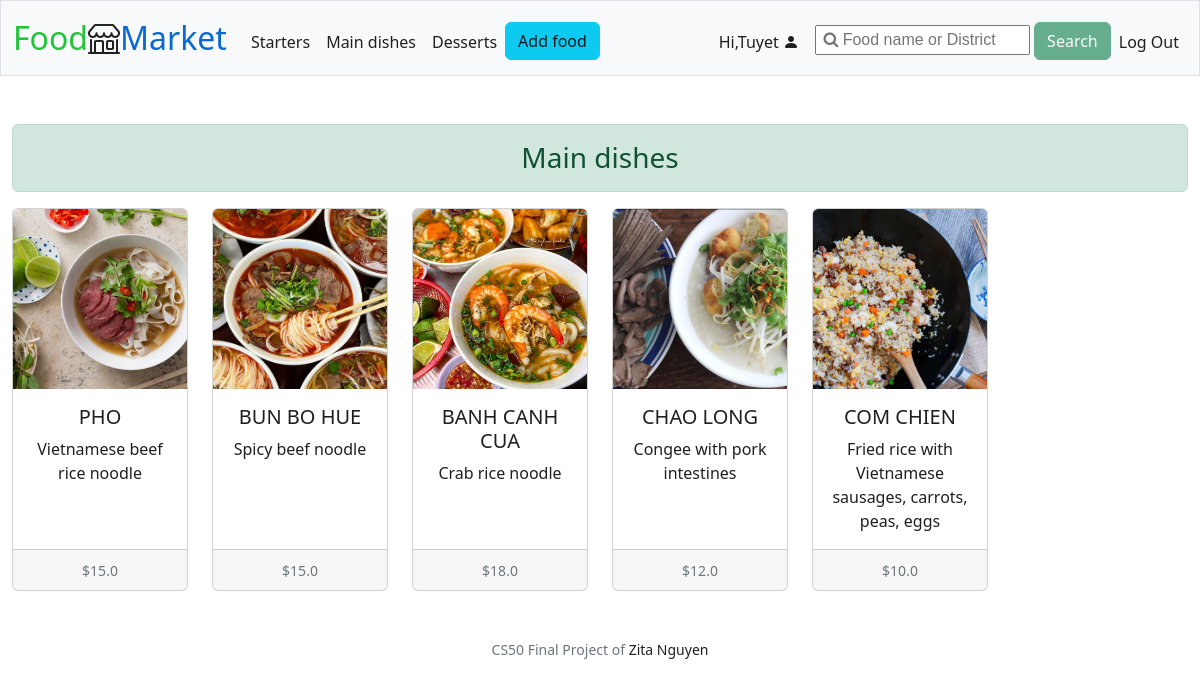
The app's page /main_dishes (signed in) with its own data.
### tables this page shows
CREATE TABLE food (
id INTEGER PRIMARY KEY AUTOINCREMENT, 
category TEXT NOT NULL,
name TEXT NOT NULL,
photo BLOB NOT NULL,
description TEXT NOT NULL,
price REAL NOT NULL,
date DATETIME NOT NULL,
user_id INTEGER NOT NULL,
FOREIGN KEY (user_id) REFERENCES users (id)
);

### app.py (the view)
@app.route("/main_dishes", methods=["GET"])
@login_required
def main_dishes():
    main_dishes = query_get_main_dishes()
    return render_template("main_dishes.html", main_dishes=main_dishes)

### app.py (called while the page is built)
@app.after_request
def after_request(response):
    response.headers["Cache-Control"] = "no-cache, no-store, must-revalidate"
    response.headers["Expires"] = 0
    response.headers["Pragma"] = "no-cache"
    return response

### helpers.py (called while the page is built)
def login_required(f):
    @wraps(f)
    def decorated_function(*args, **kwargs):
        if session.get("user_id") is None:
            return redirect("/login")
        return f(*args, **kwargs)
    return decorated_function

### queries.py (called while the page is built)
def query_get_main_dishes():
    conn = sqlite3.connect("market.db")
    c = conn.cursor()
    c.execute("SELECT * FROM food WHERE category='Main dish' ")
    main_dishes = c.fetchall()
    conn.close()
    return main_dishes

### templates/main_dishes.html (shortened to what this page needs)
{% extends "layout.html" %}
{% block main %}
<div class="alert alert-success text-center h3" role="alert">
  Main dishes
</div>
<div class="row row-cols-1 row-cols-lg-6 row-cols-md-3 g-4 text-center">
  {% if not main_dishes %}
    <div class="col">
      <div class="card h-100">
        <img class="card-img-top" src="{{url_for('static', filename='photos/no_food.jpeg')}}" alt="No product">
        <div class="card-body">
          <p class="card-text">No main dish.</p>
        </div>
      </div>
    </div>
  {% else %}
    {% for main_dish in main_dishes %}
      <div class="col">
        <a href="/product/{{ main_dish[0] }}">
          <div class="card h-100">
            <img src="{{url_for('static', filename='photos/' + main_dish[3])}}" class="card-img-top" alt="{{ main_dish[2] }}">
            <div class="card-body">
              <h5 class="card-title">{{ main_dish[2] }}</h5>
              <p class="card-text">{{ main_dish[4] }}</p>
            </div>
            <div class="card-footer">
              <small class="text-muted">${{ main_dish[5] }}</small>
            </div>
          </div>
        </a>
      </div>
    {% endfor %}
  {% endif %}
</div>
{% endblock %}

### static/styles.css (style rules this page uses)
a:link, a:visited { text-decoration: none; color: rgba(7, 7, 7, 0.9); }
.card-img-top { width: 100%; height: 15vw; object-fit: cover; }
.card-title { text-transform: uppercase; }

### records on screen
food: photo (picture), name "PHO", description "Vietnamese beef rice noodle", price "15.0"
food: photo (picture), name "BUN BO HUE", description "Spicy beef noodle", price "15.0"
food: photo (picture), name "BANH CANH CUA", description "Crab rice noodle", price "18.0"
food: photo (picture), name "CHAO LONG", description "Congee with pork intestines", price "12.0"
food: photo (picture), name "COM CHIEN", description "Fried rice with Vietnamese sausages, carrots, peas, eggs", price "10.0"

### other values on screen
{{ session["user_name"].capitalize() }} "Tuyet"
